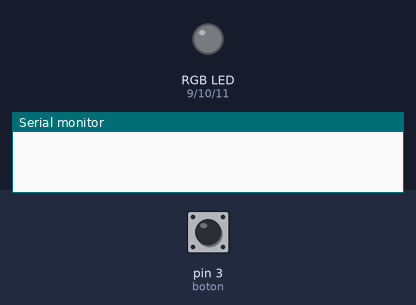
Recording of a sketch running on a simulated Arduino Uno, built with avr-gcc and run on an emulated ATmega328P. On the bench: an RGB LED mixed from three pins (HIGH = lit), the last lines printed to the serial monitor. Inputs (shaded band) come from the test bench; at power-on: pin 3 (boton) HIGH. Dim RGB values are drawn brighter than linear.

Above: at 1.2 s.
1.3 s: pin 3 (boton) pulled LOW for 0.15 s
At 6.9 s:
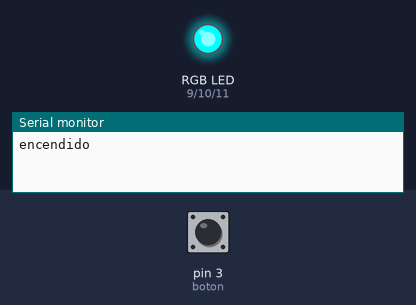
7.3 s: pin 3 (boton) pulled LOW for 1 s
At 8.36 s:
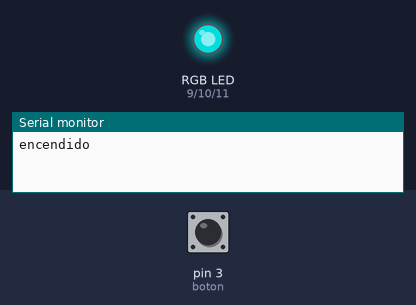
11.3 s: pin 3 (boton) pulled LOW for 3.2 s
At 12.98 s:
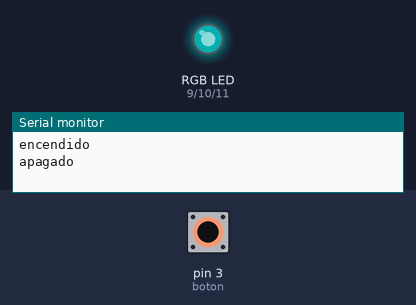
Timing chart, 0 to 17.2 s (numbered marks = the images above; inputs shaded):
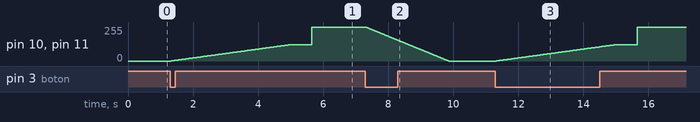

Measured:
- after the input at 1.3 s, pin 10 (greenPin), pin 11 (bluePin): moves from 0/255 to 255/255 over 4.3 s, starting at once
- after the input at 7.3 s, pin 10 (greenPin), pin 11 (bluePin): moves from 255/255 to 0/255 over 2.5 s, starting at once
- after the input at 11.3 s, pin 10 (greenPin), pin 11 (bluePin): moves from 0/255 to 255/255 over 4.3 s, starting at once

The sketch:

luces_degradadas_rgb_interrupciones.ino
```cpp
int boton = 3;

int redPin = 9;
int greenPin = 10;
int bluePin = 11;

long tiempo_anterior;
long diferencia;

bool flagLuces = false;


void setup() {
  Serial.begin(9600);
  pinMode(boton, INPUT);
  pinMode(redPin, OUTPUT);
  pinMode(greenPin, OUTPUT);
  pinMode(bluePin, OUTPUT);

  attachInterrupt(digitalPinToInterrupt(boton), botonLuces, FALLING);
}

void loop() {
  if(flagLuces){
    cambiaEstadoLED();
  }
}

void botonLuces(){
  diferencia = millis() - tiempo_anterior;
  tiempo_anterior = millis();
  //Serial.println(diferencia);

  if(diferencia > 500){
    flagLuces = true;
  }
}

void cambiaEstadoLED(){
  if(digitalRead(greenPin) == false){
    encender();
    Serial.println("encendido");
  }
  else{
    apagar();
    Serial.println("apagado");
  }
  flagLuces = false;
}

void encender(){
  for (int brillo = 0; brillo <= 122; brillo++) {
    setColor(0, brillo, brillo); // es esta combinación porque queremos el color aqua
    delay(30);
  }
  for(int brillo = 123; brillo <= 255; brillo++) {
    setColor(0, brillo, brillo);
    delay(5);
  }
}

void apagar(){
  for (int brillo = 255; brillo >= 0; brillo--) {
    setColor(0, brillo, brillo); // es esta combinación porque queremos el color aqua
    delay(10);
  }
}

void setColor(int red, int green,int blue){
  analogWrite(redPin, red);
  analogWrite(greenPin, green);
  analogWrite(bluePin, blue);
}
```
